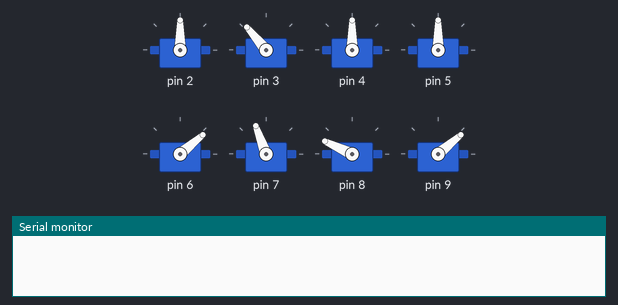
The sketch below on a simulated Arduino Uno, built with avr-gcc and run on an emulated ATmega328P. Shown: 8 × servo, the last lines printed to the serial monitor.

Above: at 1.05 s.
At 1.15 s:
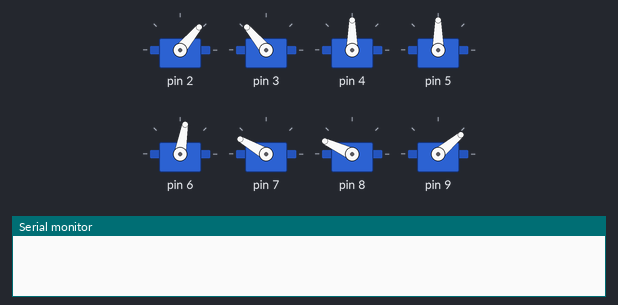
At 1.25 s:
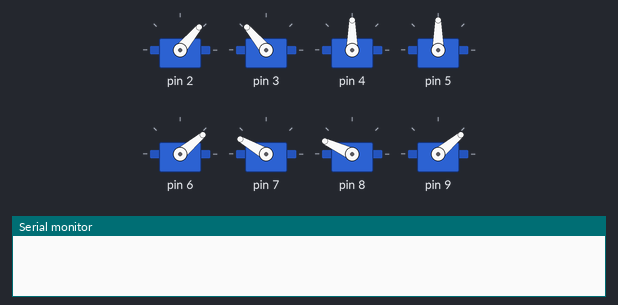
At 1.5 s:
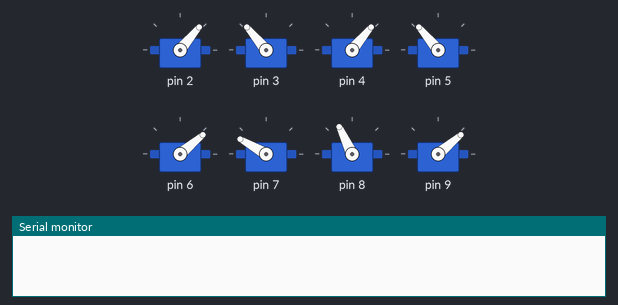
At 1.75 s:
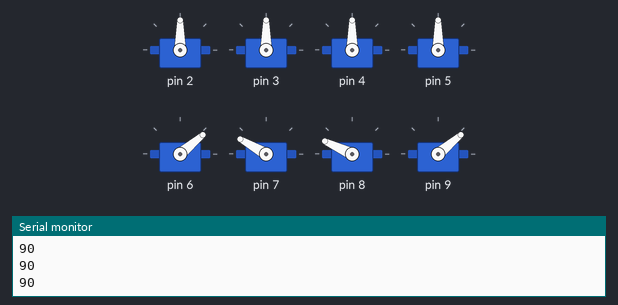
At 2.0 s:
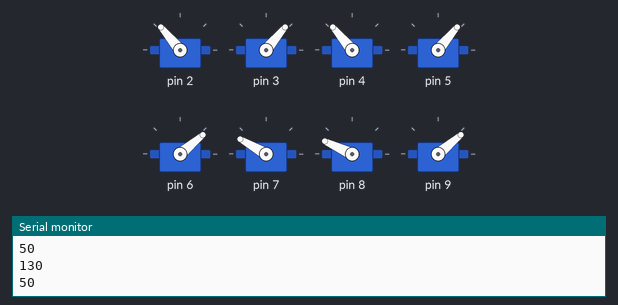
Timing chart, 0 to 4.0 s (numbered marks = the images above):
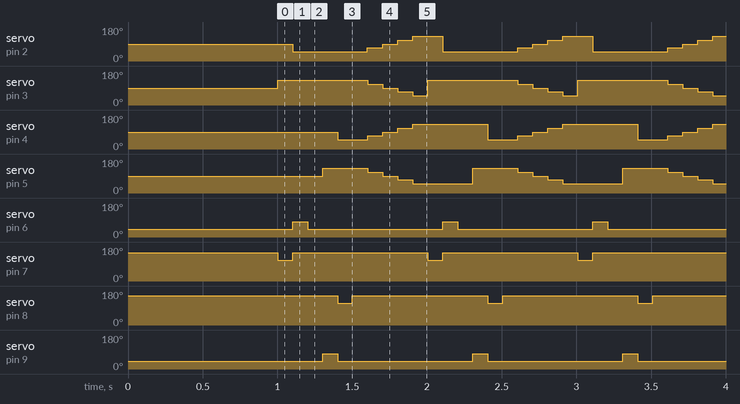

The sketch:

Quadruped_Robot.ino
```cpp
/**
  * Demo: https://youtu.be/rMxfbnTxB24
  * 서보 모터 위치
      0번부터 7번까지 8개의 서보 모터의 위치
        4, 0   /\   1, 5
        6, 2   \/   3, 7
**/

#include <Servo.h>

#define servo_count 8
#define delay_interval 100

Servo servos[servo_count];

int start_pos[servo_count] = {
   90,  90,  90,  90,
   40, 150, 155,  40
};

void setup() {
  Serial.begin(9600);

  for (int i=0; i<servo_count; i++) {
    servos[i].attach(i+2);
    servos[i].write(start_pos[i]);
  }

  delay(1000);
}

void loop() {
  go_forward();

//  srand(millis());
//  for (int i=0; i<servo_count; i++) {
//    servos[i].attach(i+2);
//    servos[i].write(rand() % 180);
//
//    delay(100);
//    servos[i].detach();
//  }
}

void set_angle(int no, float angle) {
    servos[no].write(angle);
}

void push_legs() {
  int positions[4] = {50, 130, 50, 130};

  for (int j=1; j<=4; j++) {
    for (int i=0; i<4; i++) {
      if ((i % 2) == 0) {
        servos[i].write(positions[i] + 20 * j);
        Serial.println(positions[i] + 20 * j);
      } else {
        servos[i].write(positions[i] - 20 * j);
        Serial.println(positions[i] - 20 * j);
      }
    }

      delay(delay_interval);
  }
}

void right_front_forward() {
  set_angle(5, start_pos[5] - 40);
  set_angle(1, start_pos[1] + 40);

  delay(delay_interval);

  set_angle(5, start_pos[5]);
}

void right_back_forward() {
  set_angle(7, start_pos[7] + 40);
  set_angle(3, start_pos[3] + 40);

  delay(delay_interval);

  set_angle(7, start_pos[7]);
}

void left_front_forward() {
  set_angle(4, start_pos[4] + 40);
  set_angle(0, start_pos[0] - 40);

  delay(delay_interval);

  set_angle(4, start_pos[4]);
}

void left_back_forward() {
  set_angle(6, start_pos[6] - 40);
  set_angle(2, start_pos[2] - 40);

  delay(delay_interval);

  set_angle(6, start_pos[6]);
}

void go_forward() {
  right_front_forward();
  left_front_forward();

  delay(delay_interval);

  right_back_forward();
  left_back_forward();

  delay(delay_interval);

  push_legs();
}
```

Measured:
- by itself, servo on pin 2: repeats every 1.0 s: 70° 0.10 s, 90° 0.10 s, 110° 0.10 s, 130° 0.20 s, 50° 0.50 s
- by itself, servo on pin 3: repeats every 1.0 s: 110° 0.10 s, 90° 0.10 s, 70° 0.10 s, 50° 0.10 s, 130° 0.60 s
- by itself, servo on pin 4: repeats every 1.0 s: 70° 0.10 s, 90° 0.10 s, 110° 0.10 s, 130° 0.50 s, 50° 0.20 s
- by itself, servo on pin 5: repeats every 1.0 s: 110° 0.10 s, 90° 0.10 s, 70° 0.10 s, 50° 0.40 s, 130° 0.30 s
- by itself, servo on pin 6, servo on pin 9: alternates 80° for 0.10 s and 40° for 0.90 s
- by itself, servo on pin 7: alternates 150° for 0.90 s and 110° for 0.10 s
- by itself, servo on pin 8: alternates 155° for 0.90 s and 115° for 0.10 s
